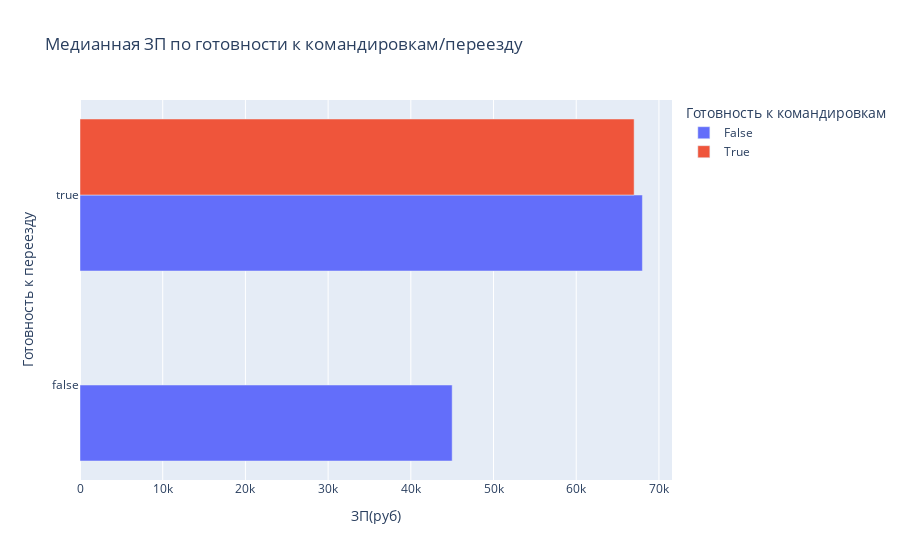

Source (notebook cell):
### Markdown cell above
6. Постройте **многоуровневую столбчатую диаграмму**, которая показывает зависимость медианной заработной платы (**"ЗП (руб)"**) от признаков **"Готовность к переезду"** и **"Готовность к командировкам"**. Проанализируйте график, сравнив уровень заработной платы в категориях.

### Code cell
bar_data = hh_data.groupby(
    ['Готовность к командировкам', 'Готовность к переезду'],
    as_index=False
)['ЗП(руб)'].median()
fig = px.bar(
    data_frame=bar_data,
    y='Готовность к переезду',
    x='ЗП(руб)',
    barmode="group",
    color='Готовность к командировкам',
    orientation='h',
    title='Медианная ЗП по готовности к командировкам/переезду'
)
fig.show()

### Figure 1 — Plotly figure (JSON) as saved in the notebook; plotly's stock layout.template omitted (floating-point values rounded to 4 significant figures)
{"data": [{"alignmentgroup": "True", "hovertemplate": "Готовность к командировкам=False<br>ЗП(руб)=%{x}<br>Готовность к переезду=%{y}<extra></extra>", "legendgroup": "False", "marker": {"color": "#636efa", "pattern": {"shape": ""}}, "name": "False", "offsetgroup": "False", "orientation": "h", "showlegend": true, "textposition": "auto", "type": "bar", "x": [45000, 68000], "xaxis": "x", "y": [false, true], "yaxis": "y"}, {"alignmentgroup": "True", "hovertemplate": "Готовность к командировкам=True<br>ЗП(руб)=%{x}<br>Готовность к переезду=%{y}<extra></extra>", "legendgroup": "True", "marker": {"color": "#EF553B", "pattern": {"shape": ""}}, "name": "True", "offsetgroup": "True", "orientation": "h", "showlegend": true, "textposition": "auto", "type": "bar", "x": [67000], "xaxis": "x", "y": [true], "yaxis": "y"}], "layout": {"barmode": "group", "legend": {"title": {"text": "Готовность к командировкам"}, "tracegroupgap": 0}, "title": {"text": "Медианная ЗП по готовности к командировкам/переезду"}, "xaxis": {"anchor": "y", "domain": [0, 1], "title": {"text": "ЗП(руб)"}}, "yaxis": {"anchor": "x", "domain": [0, 1], "title": {"text": "Готовность к переезду"}}}}
